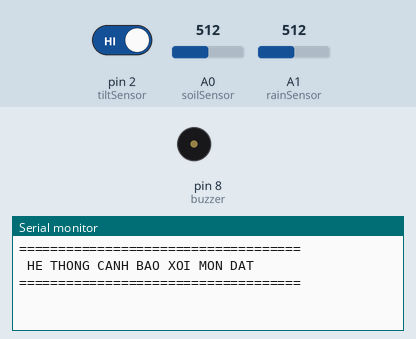
Simulated run of this sketch. Board: Arduino Uno, built with avr-gcc and run on an emulated ATmega328P. Parts: buzzer (waves = sounding, pin HIGH), the last lines printed to the serial monitor. The inputs (shaded band) are chosen by the test bench; at power-on: A1 (rainSensor) = 512, pin 2 (tiltSensor) HIGH, A0 (soilSensor) = 512.

Above: at 1.2 s.
1.3 s: A1 (rainSensor) set to 589
At 6.3 s:
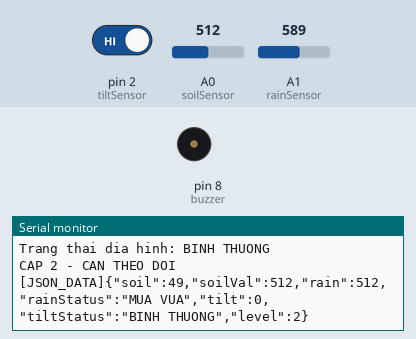
6.6 s: A1 (rainSensor) set to 609
At 16.3 s:
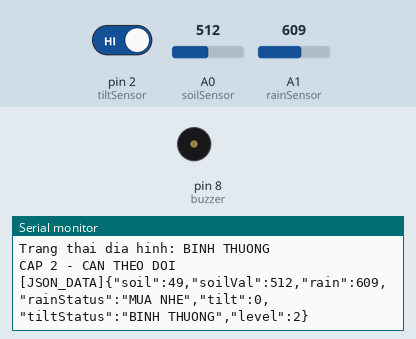
Timing chart, 0 to 17.8 s (numbered marks = the images above; inputs shaded):
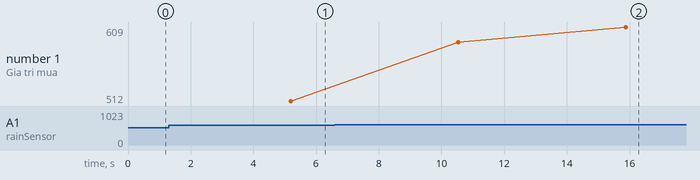

Measured:
- the behaviour switches between 600 and 601 on A1 (rainSensor) (found by bisection; images 1 and 2)
- after the input at 6.6 s, the serial monitor: prints a new line after 9.3 s (image 2)
- plotted number 1: 512 → 609 after the input at 6.6 s

The sketch:

sketch_may31a.ino
```cpp
// ======================================
// HỆ THỐNG CẢNH BÁO XÓI MÒN ĐẤT
// TRÊN ĐỊA HÌNH DỐC
// CẬP NHẬT DỮ LIỆU MỖI 5 GIÂY
// ======================================

#define soilSensor A0
#define rainSensor A1
#define tiltSensor 2
#define buzzer 8

int soilValue;
int rainValue;
int soilPercent;
int tiltCount;
int alertLevel; // Cấp độ cảnh báo (1: An toàn, 2: Theo dõi, 3: Xói mòn cao, 4: Sạt lở rất cao)

String tiltStatus;
String rainStatus;

void setup()
{
  Serial.begin(9600);

  pinMode(tiltSensor, INPUT_PULLUP);
  pinMode(buzzer, OUTPUT);

  digitalWrite(buzzer, LOW);

  Serial.println("====================================");
  Serial.println(" HE THONG CANH BAO XOI MON DAT ");
  Serial.println("====================================");
}

void loop()
{
  // ==========================
  // ĐỌC ĐỘ ẨM ĐẤT
  // ==========================
  soilValue = analogRead(soilSensor);

  // Chuyển sang %
  soilPercent = map(soilValue, 1023, 0, 0, 100);

  // ==========================
  // ĐỌC CẢM BIẾN MƯA
  // ==========================
  rainValue = analogRead(rainSensor);

  // ==========================
  // PHÂN LOẠI MƯA
  // ==========================
  if (rainValue > 800)
  {
    rainStatus = "KHONG MUA";
  }
  else if (rainValue > 600)
  {
    rainStatus = "MUA NHE";
  }
  else if (rainValue > 400)
  {
    rainStatus = "MUA VUA";
  }
  else
  {
    rainStatus = "MUA LON";
  }

  // ==========================
  // ĐẾM RUNG LẮC TRONG 5 GIÂY
  // ==========================
  tiltCount = 0;

  for (int i = 0; i < 500; i++)
  {
    if (digitalRead(tiltSensor) == LOW)
    {
      tiltCount++;
    }

    delay(10); // 500 x 10ms = 5000ms = 5 giây
  }

  // ==========================
  // ĐÁNH GIÁ ĐỊA HÌNH
  // ==========================
  if (tiltCount > 80)
  {
    tiltStatus = "CO DAU HIEU DICH CHUYEN DAT";
  }
  else if (tiltCount > 20)
  {
    tiltStatus = "CO RUNG LAC";
  }
  else
  {
    tiltStatus = "BINH THUONG";
  }

  // ==========================
  // HIỂN THỊ DỮ LIỆU
  // ==========================
  Serial.println();
  Serial.println("====================================");
  Serial.println(" BAO CAO MOI 5 GIAY ");
  Serial.println("====================================");

  Serial.print("Do am dat: ");
  Serial.print(soilPercent);
  Serial.println("%");

  Serial.print("Gia tri cam bien dat: ");
  Serial.println(soilValue);

  Serial.print("Gia tri mua: ");
  Serial.println(rainValue);

  Serial.print("Trang thai mua: ");
  Serial.println(rainStatus);

  Serial.print("So lan rung lac (5s): ");
  Serial.println(tiltCount);

  Serial.print("Trang thai dia hinh: ");
  Serial.println(tiltStatus);

  // ==========================
  // CAP 4 - NGUY HIEM CAO
  // ==========================
  if (soilPercent > 75 &&
      rainValue < 400 &&
      tiltCount > 60)
  {
    alertLevel = 4;
    Serial.println();
    Serial.println("CAP 4 - NGUY CO SAT LO RAT CAO");

    for (int i = 0; i < 5; i++)
    {
      digitalWrite(buzzer, HIGH);
      delay(150);
      digitalWrite(buzzer, LOW);
      delay(150);
    }
  }

  // ==========================
  // CAP 3 - NGUY CO XOI MON
  // ==========================
  else if (soilPercent > 75 &&
           rainValue < 500)
  {
    alertLevel = 3;
    Serial.println();
    Serial.println("CAP 3 - NGUY CO XOI MON CAO");

    for (int i = 0; i < 3; i++)
    {
      digitalWrite(buzzer, HIGH);
      delay(300);
      digitalWrite(buzzer, LOW);
      delay(300);
    }
  }

  // ==========================
  // CAP 2 - CAN THEO DOI
  // ==========================
  else if (soilPercent > 50 ||
           rainValue < 700 ||
           tiltCount > 15)
  {
    alertLevel = 2;
    Serial.println();
    Serial.println("CAP 2 - CAN THEO DOI");

    digitalWrite(buzzer, LOW); // Không kêu còi ở cấp 2 để tránh làm phiền
  }

  // ==========================
  // CAP 1 - AN TOAN
  // ==========================
  else
  {
    alertLevel = 1;
    Serial.println();
    Serial.println("CAP 1 - AN TOAN");

    digitalWrite(buzzer, LOW);
  }

  // ==========================
  // GỬI DỮ LIỆU ĐỊNH DẠNG JSON ĐỂ TRANG WEB ĐỌC
  // ==========================
  Serial.print("[JSON_DATA]");
  Serial.print("{\"soil\":");
  Serial.print(soilPercent);
  Serial.print(",\"soilVal\":");
  Serial.print(soilValue);
  Serial.print(",\"rain\":");
  Serial.print(rainValue);
  Serial.print(",\"rainStatus\":\"");
  Serial.print(rainStatus);
  Serial.print("\",\"tilt\":");
  Serial.print(tiltCount);
  Serial.print(",\"tiltStatus\":\"");
  Serial.print(tiltStatus);
  Serial.print("\",\"level\":");
  Serial.print(alertLevel);
  Serial.println("}");
}
```
